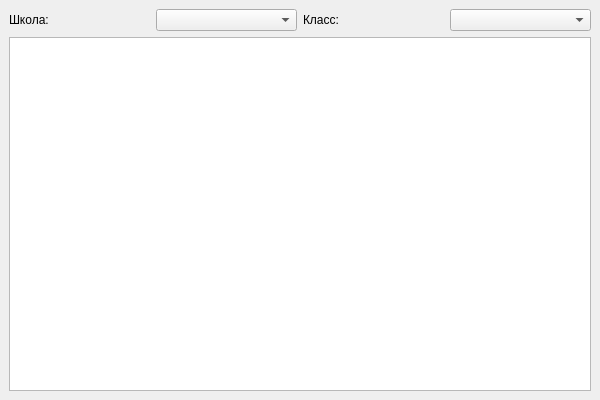
<?xml version="1.0" encoding="UTF-8"?>
<ui version="4.0">
 <class>MainWindow</class>
 <widget class="QMainWindow" name="MainWindow">
  <property name="geometry"><rect><x>0</x><y>0</y><width>600</width><height>400</height></rect></property>
  <widget class="QWidget" name="centralwidget">
   <layout class="QVBoxLayout" name="verticalLayout">
    <item>
     <layout class="QHBoxLayout" name="horizontalLayout">
      <item><widget class="QLabel" name="label"><property name="text"><string>Школа:</string></property></widget></item>
      <item><widget class="QComboBox" name="school_cb"/></item>
      <item><widget class="QLabel" name="label_2"><property name="text"><string>Класс:</string></property></widget></item>
      <item><widget class="QComboBox" name="class_cb"/></item>
     </layout>
    </item>
    <item><widget class="QTableWidget" name="tableWidget"/></item>
   </layout>
  </widget>
 </widget>
</ui>
